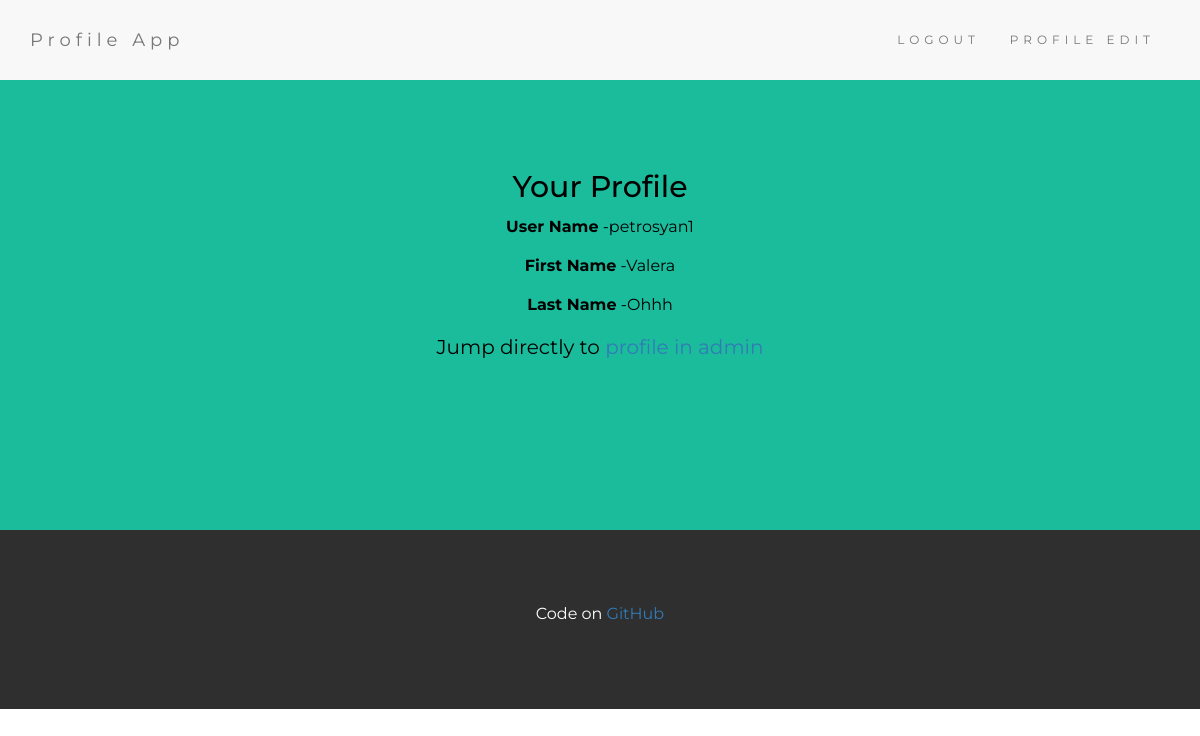
The app's page / (signed in), older data.
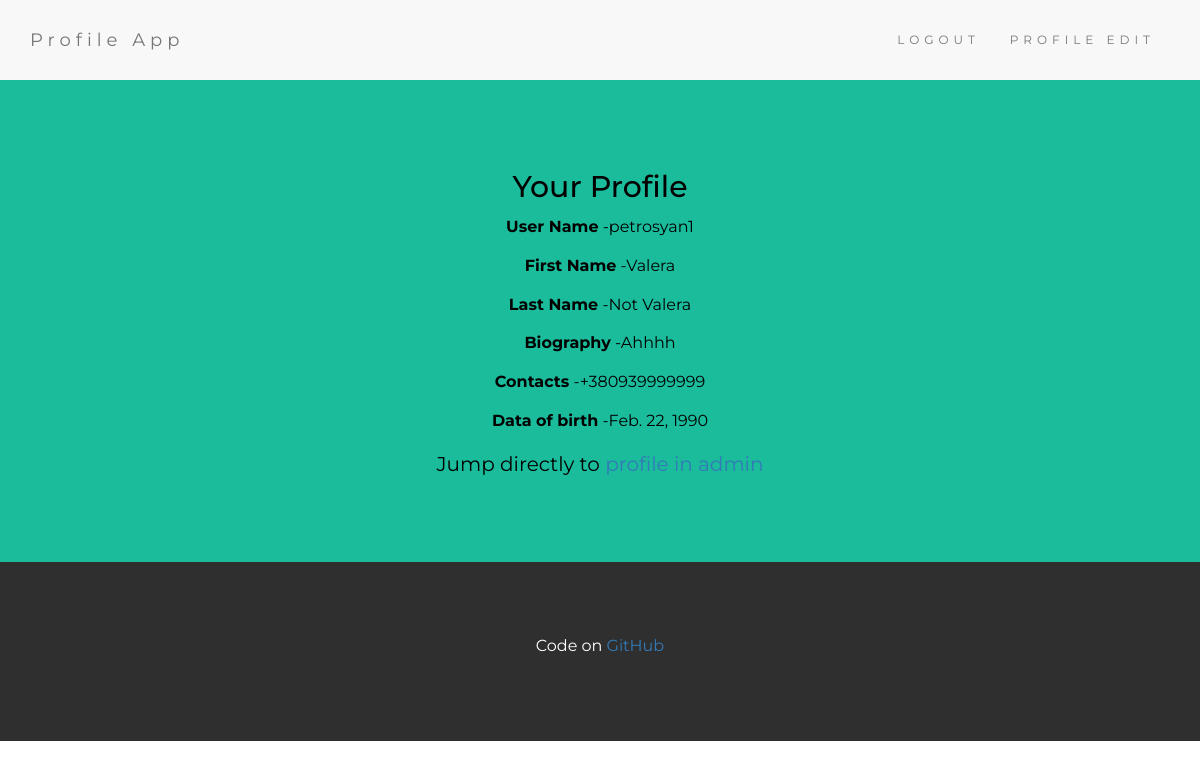
The same page, newer data.
### profile_app/models.py (models this page shows, shortened)
class Profile(models.Model):
    user = models.OneToOneField(User, on_delete=models.CASCADE)
    first_name = models.CharField(max_length=20, blank=True)
    last_name = models.CharField(max_length=20, blank=True)
    email = models.EmailField(max_length=30, blank=True)
    biography = models.TextField(max_length=500, blank=True)
    contacts = PhoneNumberField(blank=True, null=True,)
    birth_date = models.DateField(null=True, blank=True)
    def to_dict(self):
        dictionary = {"User Name": self.user.username,
                      "First Name": self.first_name,
                      "Last Name": self.last_name,
                      "Email": self.email,
                      "Biography": self.biography,
                      "Contacts": self.contacts,
                      "Data of birth": self.birth_date,
                      }
        return dictionary

### profile_app/views.py (the view)
# urls.py: 2. Add a URL to urlpatterns:  url(r'^$', views.home, name='home')
def home(request):
    return render(request, 'profile_app/home.html', {})

### profile_app/context_processors.py (called while the page is built)
def setting_to_context(request):
    return {
        "settings": settings,
    }

### profile_app/templatetags/app_tags.py (called while the page is built)
@register.inclusion_tag('profile_app/link.html')
def edit_list(request):
    profile = Profile.objects.get(user=request.user)
    return {
        'link': 'admin/profile_app/profile/{}/change/'.format(profile.id),
        'title': 'profile in admin',
    }

### profile_app/templates/profile_app/home.html
{% extends 'profile_app/base.html' %}
{% block content %}
    {% load app_tags %}
    {% if user.username %}
        <h2>Your Profile</h2>
        {%  for key, value in user.profile.to_dict.items %}
            {% if value %}
                <p><b>{{ key }}</b> -{{ value }} </p>
            {% endif %}
        {% endfor %}
        {% edit_list request%}
    {% else %}
        <h2>Welcome</h2>
        <p>Please <a href="{% url 'login' %}">Log In</a> or create <a href="{% url 'signup' %}">New User</a></p>
    {% endif %}
{% endblock content %}

Row changes from the older to the newer data that the page shows:
changed Profile "Valera": last_name "Ohhh" → "Not Valera" (drawn); biography empty → "Ahhhh" (drawn); contacts empty → "+380939999999" (drawn); birth_date empty → "1990-02-22" (drawn)
Text that changed along with them:
new list line: "Last Name -"
new list line: "Not Valera"
new list line: "Biography -"
new list line: "Ahhhh"
new list line: "Contacts -"
new list line: "+380939999999"
new list line: "Data of birth -"
new list line: "Feb. 22, 1990"
list line gone: "Last Name -"
list line gone: "Ohhh"
